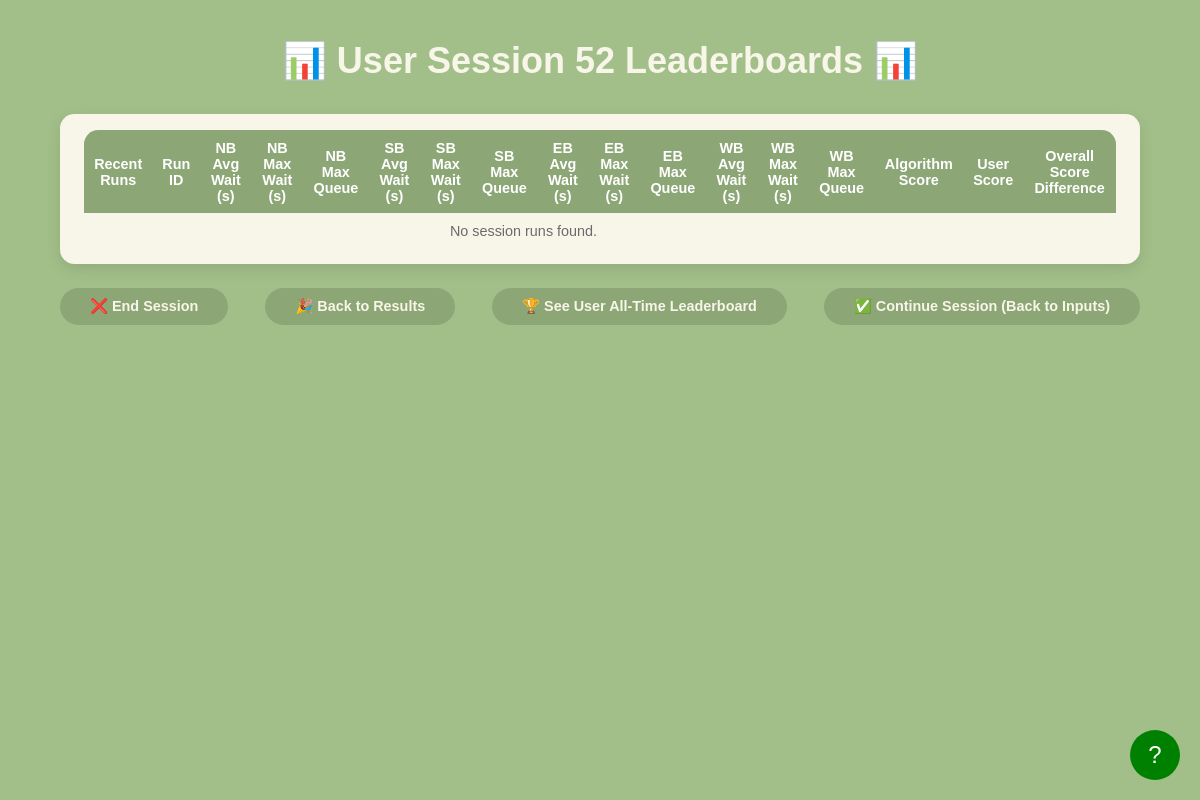
Before: /session_leaderboard?session_id=52 with the older database file.
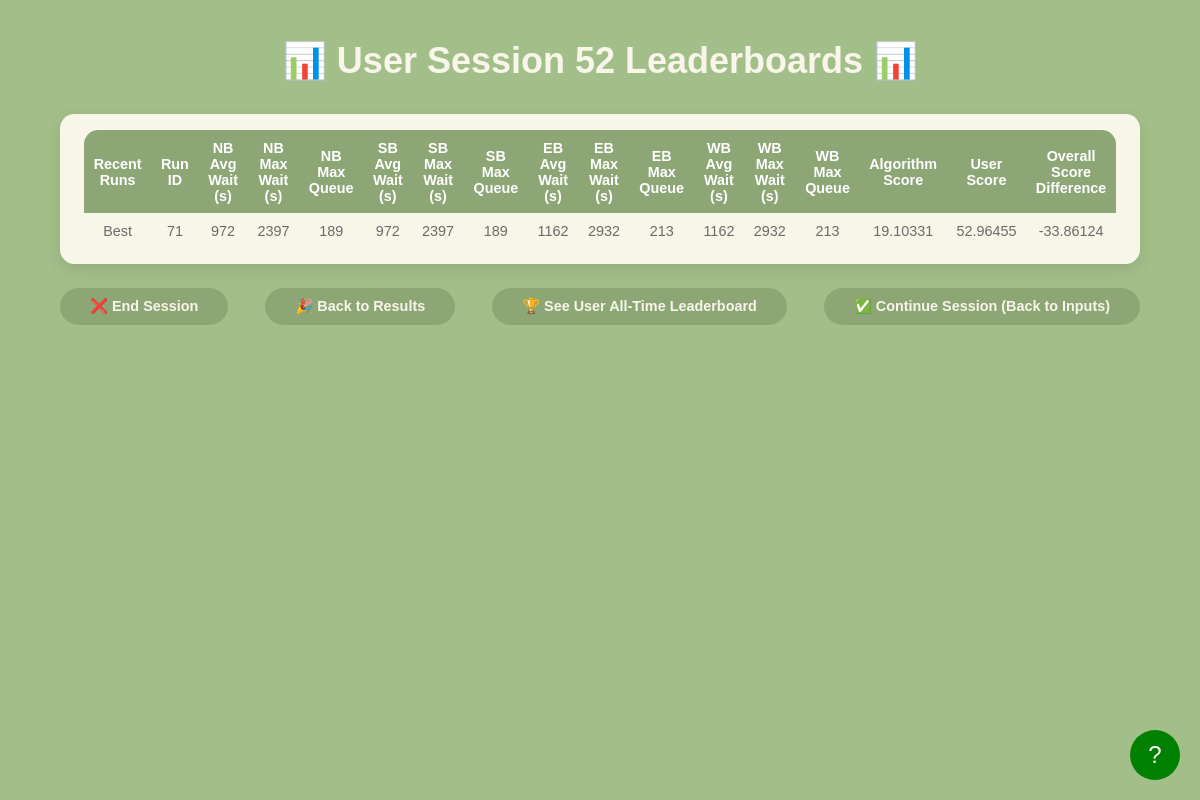
After: the same page with the newer database file.
### models.py (models this page shows, shortened)
class LeaderboardResult(db.Model):
    __tablename__ = 'leaderboard_results'
    id = db.Column(db.Integer, primary_key=True, autoincrement=True)
    run_id = db.Column(db.Integer, db.ForeignKey('configurations.run_id'), nullable=False)
    session_id = db.Column(db.Integer, db.ForeignKey('sessions.id'), nullable=False)
    avg_wait_time_north = db.Column(db.Float, nullable=False)
    max_wait_time_north = db.Column(db.Float, nullable=False)
    max_queue_length_north = db.Column(db.Integer, nullable=False)
    avg_wait_time_south = db.Column(db.Float, nullable=False)
    max_wait_time_south = db.Column(db.Float, nullable=False)
    max_queue_length_south = db.Column(db.Integer, nullable=False)
    avg_wait_time_east = db.Column(db.Float, nullable=False)
    max_wait_time_east = db.Column(db.Float, nullable=False)
    max_queue_length_east = db.Column(db.Integer, nullable=False)
    avg_wait_time_west = db.Column(db.Float, nullable=False)
    max_wait_time_west = db.Column(db.Float, nullable=False)
    max_queue_length_west = db.Column(db.Integer, nullable=False)

### app.py (the view)
@app.route('/session_leaderboard')
def session_leaderboard_page():
    session_id = request.args.get('session_id', type=int)
    if not session_id:
        active_session = Session.query.filter_by(active=True).order_by(Session.id.desc()).first()
        session_id = active_session.id if active_session else None
    runs = get_recent_runs_with_scores(session_id) if session_id else []
    print(get_all_time_best_configurations())
    return render_template('session_leaderboard.html', runs=runs, session_id=session_id)

### templates/session_leaderboard.html (shortened to what this page needs)
<!DOCTYPE html>
<html lang="en">
<head>
    <link rel="stylesheet" href="{{ url_for('static', filename='css/session_leaderboard.css') }}">
</head>
<body>
    <div class="header">
        <h1>📊 User Session {{ session_id }} Leaderboards 📊</h1>
    </div>
    <div class="leaderboard-container">
        <table>
            <thead>
                <tr>
                    <th>Recent Runs</th>
                    <th>Run ID</th>
                    <th>NB Avg Wait (s)</th>
                    <th>NB Max Wait (s)</th>
                    <th>NB Max Queue</th>
                    <th>SB Avg Wait (s)</th>
                    <th>SB Max Wait (s)</th>
                    <th>SB Max Queue</th>
                    <th>EB Avg Wait (s)</th>
                    <th>EB Max Wait (s)</th>
                    <th>EB Max Queue</th>
                    <th>WB Avg Wait (s)</th>
                    <th>WB Max Wait (s)</th>
                    <th>WB Max Queue</th>
                    <th>Algorithm Score</th>
                    <th>User Score</th>
                    <th>Overall Score Difference</th>
                </tr>
            </thead>
            <tbody>
                {% if runs and runs|length > 0 %}
                    {% for run in runs %}
                    <tr onclick="handleRowClick(this)">
                        <td>
                            {% if loop.first %}
                                Best
                            {% else %}
                                {{ loop.index0 }}
                            {% endif %}
                        </td>
                        <td>{{ run.run_id }}</td>
                        <td>{{ run.nb_avg_wait|round|int }}</td>
                        <td>{{ run.nb_max_wait|round|int }}</td>
                        <td>{{ run.nb_max_queue|round|int }}</td>
                        <td>{{ run.sb_avg_wait|round|int }}</td>
                        <td>{{ run.sb_max_wait|round|int }}</td>
                        <td>{{ run.sb_max_queue|round|int }}</td>
                        <td>{{ run.eb_avg_wait|round|int }}</td>
                        <td>{{ run.eb_max_wait|round|int }}</td>
                        <td>{{ run.eb_max_queue|round|int }}</td>
                        <td>{{ run.wb_avg_wait|round|int }}</td>
                        <td>{{ run.wb_max_wait|round|int }}</td>
                        <td>{{ run.wb_max_queue|round|int }}</td>
                        <td>{{ run.algorithm_score|round(5) }}</td>
                        <td>{{ run.user_score|round(5) }}</td>
                        <td>{{ run.score|round(5) }}</td>
                    </tr>
                    {% endfor %}
                {% else %}
                    <tr>
                        <td colspan="15">No session runs found.</td>
                    </tr>
                {% endif %}
            </tbody>
        </table>
    </div>
    <div class="nav-container">
        <a class="nav-button" id="endBtn" href="/index">❌ End Session</a>
        <a class="res-button" id="results" href="/back_to_results">🎉 Back to Results</a>
        <a href="/leaderboards">🏆 See User All-Time Leaderboard</a>
        <a class="nav-button" id="backBtn" href="/parameters">✅ Continue Session (Back to Inputs)</a>
    </div>
    <div id="tutorial-button">?</div>
</body>
</html>

### static/css/session_leaderboard.css (style rules this page uses)
* { margin: 0; padding: 0; box-sizing: border-box; }
html, body { width: 100%; height: 100%; overflow: hidden; }
body { background-color: #a2bf89; font-family: 'SF Pro', sans-serif; color: #6b6b6b; display: flex; flex-direction: column; align-items: center; padding: 5vh 0; }
.header { width: 90%; text-align: center; margin-bottom: 4vh; }
.header h1 { font-size: 3vw; color: #f8f5e9; font-weight: 600; }
.leaderboard-container { background-color: #f8f5e9; border-radius: 1.2vw; padding: 2vh 3vh; width: 90%; max-width: 1400px; text-align: center; box-shadow: 0px 5px 15px rgba(0, 0, 0, 0.1); }
table { width: 100%; border-collapse: collapse; border-radius: 1.2vw; overflow: hidden; }
th, td { padding: 1.2vh; text-align: center; font-size: 1.2vw; }
th { background-color: #8da676; color: white; font-weight: bold; }
tbody tr { cursor: pointer; }
.nav-container { width: 90%; max-width: 1400px; margin-top: 3vh; display: flex; justify-content: space-between; }
.nav-container a { text-decoration: none; color: #f8f5e9; background-color: #8da676; padding: 1.2vh 2.5vw; border-radius: 2vw; font-size: 1.2vw; font-weight: 600; transition: background-color 0.3s; }
#tutorial-button { position: fixed; bottom: 20px; right: 20px; width: 50px; height: 50px; border-radius: 50%; background-color: green; color: white; text-align: center; line-height: 50px; font-size: 24px; cursor: pointer; z-index: 1000; }

Changed rows visible on the page:
added LeaderboardResult: run_id "71", nb_avg_wait "972", nb_max_wait "2397", nb_max_queue "189", sb_avg_wait "972", sb_max_wait "2397", sb_max_queue "189", eb_avg_wait "1162", eb_max_wait "2932", eb_max_queue "213", wb_avg_wait "1162", wb_max_wait "2932", wb_max_queue "213", algorithm_score "19.10331", user_score "52.96455", score "-33.86124"
Other visible differences:
text no longer shown: "No session runs found."
